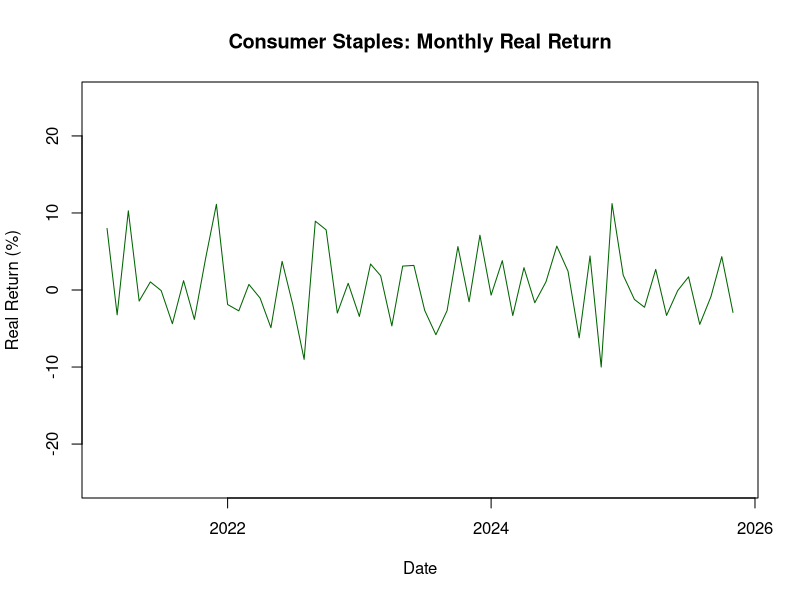
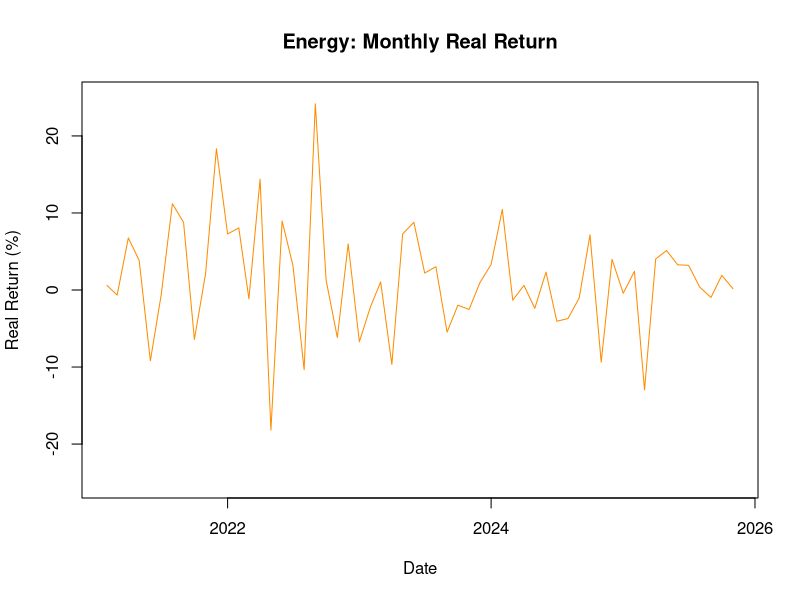
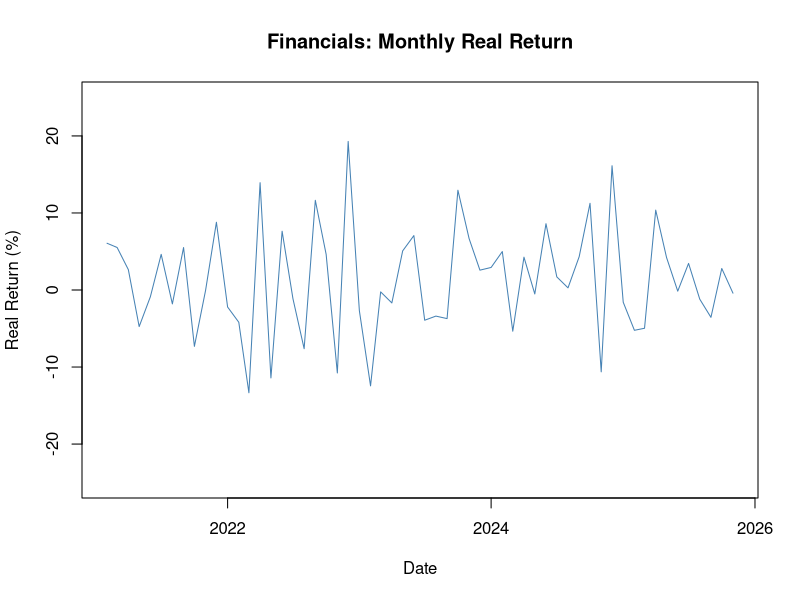
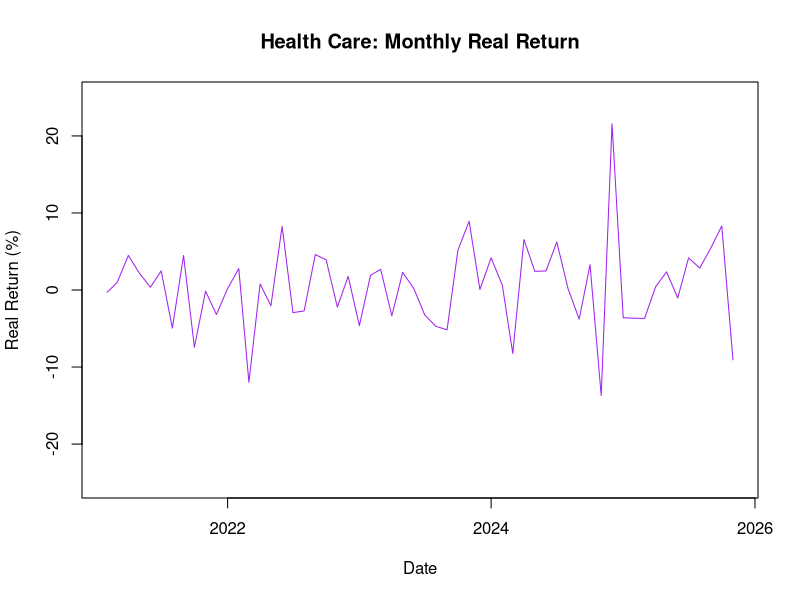
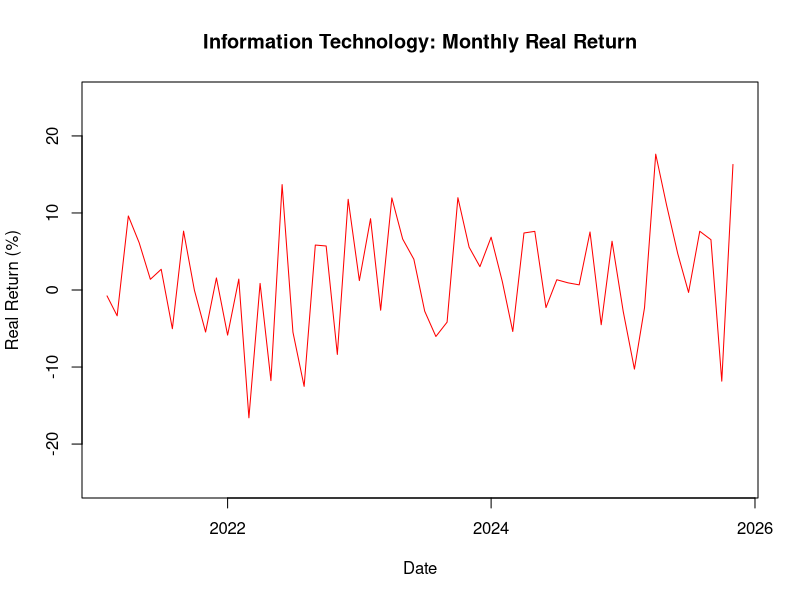
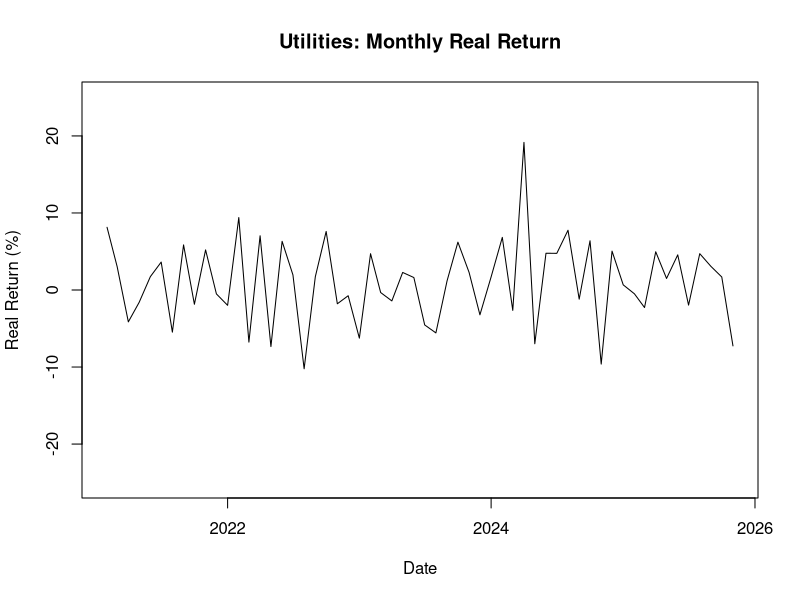

Generate these figures, in order, with R:
## ---- chunk 1
# Packages needed for this project.
# install.packages(c("readxl")) # uncomment/run once if not already installed
library(readxl)
## ---- chunk 2
# Update this path if your file lives somewhere else on your machine.
df <- read_excel("data/Fidelity_Real_Returns.xlsx", sheet = "Fidelity")

# Row 1 (Jan 2021) has no prior month price, so it has no real return.
# Drop it, leaving the 58 monthly real-return observations (Feb 2021-Nov 2025).
df <- df[-1, ]

str(df)
## ---- chunk 3
funds <- c("Consumer_Staples", "Energy", "Financials",
           "Health_Care", "Information_Technology", "Utilities")

fund_mean <- sapply(df[funds], mean)
fund_sd   <- sapply(df[funds], sd)

descriptive_stats <- data.frame(
  Fund               = funds,
  `Monthly Return (Mean)` = round(fund_mean, 4),
  `Standard Deviation`    = round(fund_sd, 4),
  check.names = FALSE
)

descriptive_stats
## ---- chunk 4
plot(df$Consumer_Staples ~ df$Date, main = "Consumer Staples: Monthly Real Return",
     xlab = "Date", ylab = "Real Return (%)", col = "darkgreen", type = "l",
     ylim = c(-25, 25))

plot(df$Energy ~ df$Date, main = "Energy: Monthly Real Return",
     xlab = "Date", ylab = "Real Return (%)", col = "darkorange", type = "l",
     ylim = c(-25, 25))

plot(df$Financials ~ df$Date, main = "Financials: Monthly Real Return",
     xlab = "Date", ylab = "Real Return (%)", col = "steelblue", type = "l",
     ylim = c(-25, 25))

plot(df$Health_Care ~ df$Date, main = "Health Care: Monthly Real Return",
     xlab = "Date", ylab = "Real Return (%)", col = "purple", type = "l",
     ylim = c(-25, 25))

plot(df$Information_Technology ~ df$Date, main = "Information Technology: Monthly Real Return",
     xlab = "Date", ylab = "Real Return (%)", col = "red", type = "l",
     ylim = c(-25, 25))

plot(df$Utilities ~ df$Date, main = "Utilities: Monthly Real Return",
     xlab = "Date", ylab = "Real Return (%)", col = "black", type = "l",
     ylim = c(-25, 25))
## ---- chunk 5
portfolio <- function(x, y, w1 = 0.4, w2 = 0.6) {
  rho <- cor(x, y)
  exp_return <- w1 * mean(x) + w2 * mean(y)
  variance <- (w1^2) * var(x) + (w2^2) * var(y) + 2 * w1 * w2 * cov(x, y)
  std_dev <- sqrt(variance)

  round(c(
    Correlation      = rho,
    `Expected Return` = exp_return,
    Variance         = variance,
    `Standard Deviation` = std_dev
  ), 4)
}
## ---- chunk 6
# Portfolio 1: Health_Care (40%) / Information_Technology (60%)
portfolio(df$Health_Care, df$Information_Technology)
## ---- chunk 7
# Portfolio 2: Energy (40%) / Utilities (60%)
portfolio(df$Energy, df$Utilities)
## ---- chunk 8
# Portfolio 3: Consumer_Staples (40%) / Financials (60%)
portfolio(df$Consumer_Staples, df$Financials)
